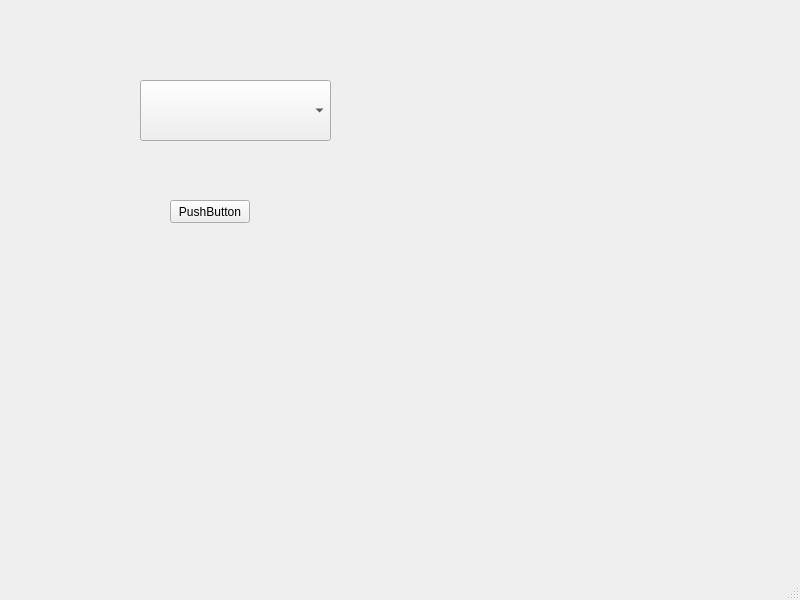
<?xml version="1.0" encoding="UTF-8"?>
<ui version="4.0">
 <class>MainWindow</class>
 <widget class="QMainWindow" name="MainWindow">
  <property name="geometry">
   <rect>
    <x>0</x>
    <y>0</y>
    <width>800</width>
    <height>600</height>
   </rect>
  </property>
  <property name="windowTitle">
   <string>MainWindow</string>
  </property>
  <widget class="QWidget" name="centralwidget">
   <widget class="QComboBox" name="comboBox">
    <property name="geometry">
     <rect>
      <x>140</x>
      <y>80</y>
      <width>191</width>
      <height>61</height>
     </rect>
    </property>
   </widget>
   <widget class="QPushButton" name="pushButton">
    <property name="geometry">
     <rect>
      <x>170</x>
      <y>200</y>
      <width>80</width>
      <height>23</height>
     </rect>
    </property>
    <property name="text">
     <string>PushButton</string>
    </property>
   </widget>
  </widget>
  <widget class="QMenuBar" name="menubar">
   <property name="geometry">
    <rect>
     <x>0</x>
     <y>0</y>
     <width>800</width>
     <height>20</height>
    </rect>
   </property>
  </widget>
  <widget class="QStatusBar" name="statusbar"/>
 </widget>
 <resources/>
 <connections/>
</ui>
